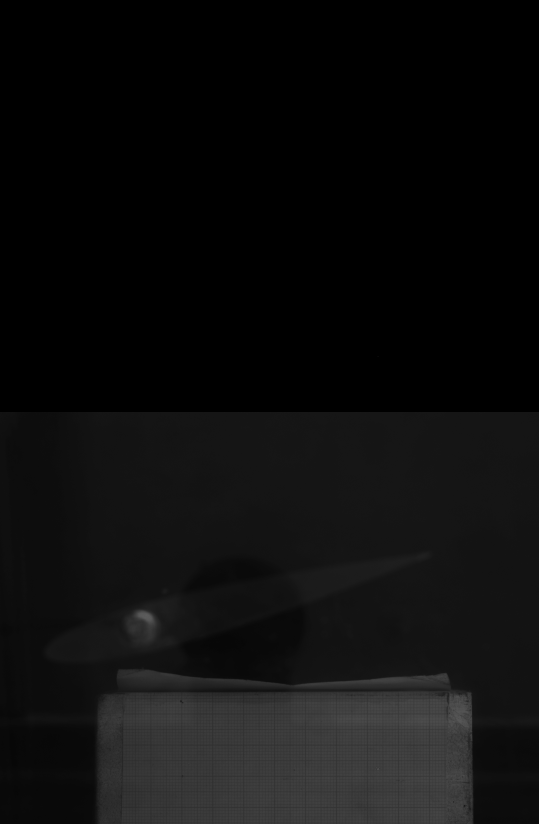
%> input picture cal/B00001.tif, 1616 x 2472 px (shown at 1/3 size)
$ octave PIVread_overlap.m   (GNU Octave 9; MATLAB toolbox functions it lacks are replaced by stand-ins)
%> lines starting %> are read from the running program, lines starting %| are printed output that depends on the picture
clear
% Load images
cal_image = imread("cal\B00001.tif");
alpha15 = imread("alpha_15\B00001.tif");

% Crop calibration image
cal_main = cal_image(1237:2472, 1:1616);
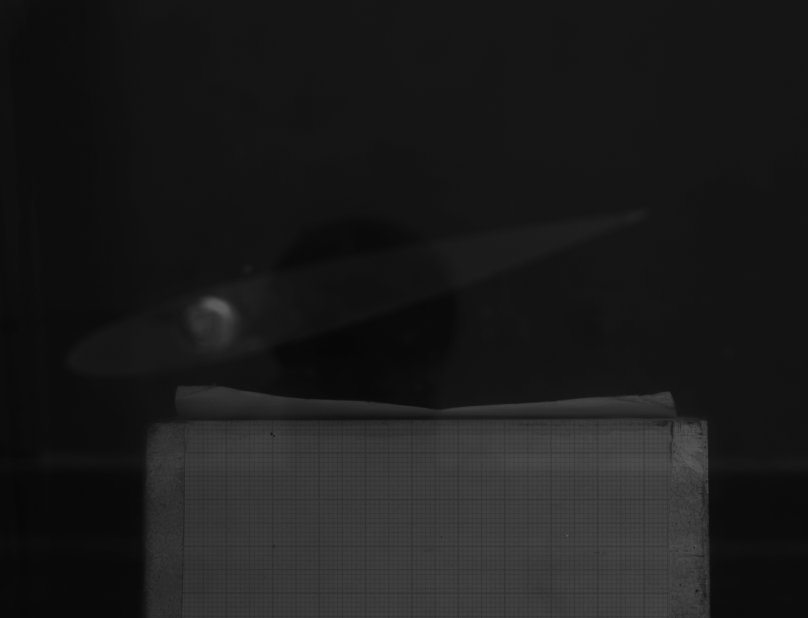
%> cal_main: size 1236x1616 uint8 (shown at 1/2 size); min 6, max 94, mean 27.2
xpx = size(cal_main, 2);
%> xpx = 1616
ypx = size(cal_main,1);
%> ypx = 1236

% image( cal_main);

% Pixel length calibration
px_len = mean([10/93, 10/94]) * 1e-3;

% Split image into two frames
im1 = alpha15(1:1236, :);
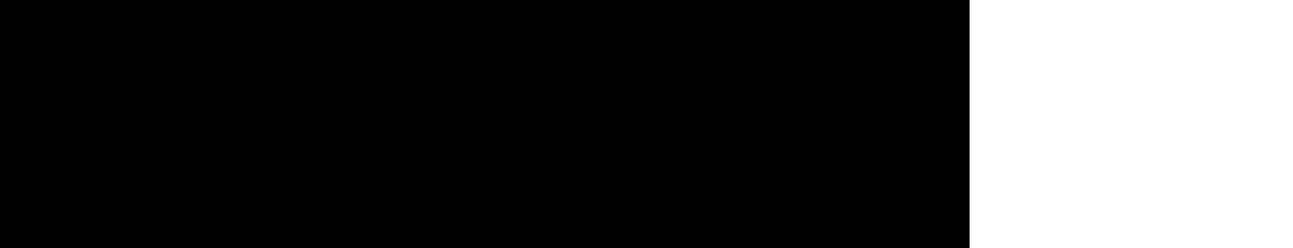
%> im1: size 1236x6464 uint8 (shown at 1/5 size); min 0, max 255, mean 63.8
im2 = alpha15(1237:end, :);
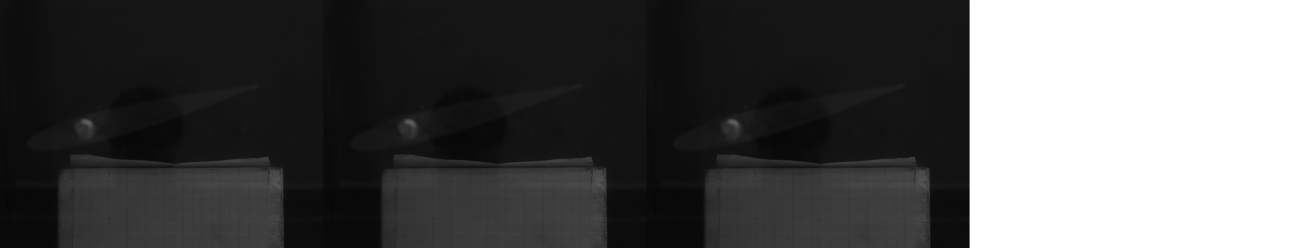
%> im2: size 1236x6464 uint8 (shown at 1/5 size); min 6, max 255, mean 84.2

% Define interrogation window and overlap
win = 32;
overlap = 0.5;
step = floor(win*(1-overlap));  % 50% overlap


% Determine number of windows
winSizex = floor((size(im1,2) - win) / step) + 1;
%> winSizex = 403
winSizey = floor((size(im1,1) - win) / step) + 1;
%> winSizey = 76

% Initialize matrices
corr = zeros(winSizey, winSizex);
dim1 = zeros(winSizey, winSizex);
dim2 = zeros(winSizey, winSizex);

% Loop over interrogation windows
for i = 1:winSizex
    for j = 1:winSizey
        x_start = (i-1)*step + 1;
        y_start = (j-1)*step + 1;

        % Extract interrogation windows
        sub1 = im1(y_start:y_start+win-1, x_start:x_start+win-1);
        sub2 = im2(y_start:y_start+win-1, x_start:x_start+win-1);

        % Cross-correlation
        crr = xcorr2(sub2, sub1);
        [corr(j,i), I] = max(crr(:));
        [dim1(j,i), dim2(j,i)] = ind2sub(size(crr), I);
    end
end
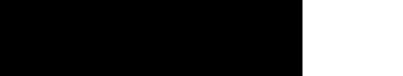
%> corr: size 76x403 double; min 0, max 66585600, mean 16605098.4; drawn with min black and max white

% Subtract window center to get displacements
dim1 = dim1 - win;
dim2 = dim2 - win;

% Compute velocities
U = px_len * dim2 / 0.00007;
V = px_len * dim1 / 0.00007;

mag = sqrt(U.^2 + V.^2);
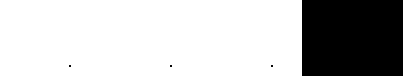
%> mag: size 76x403 double; min 0, max 66.99, mean 50.2; drawn with min black and max white
for i = 1:size(U,1)
    for j = 1:size(U,2)
        if (mag(i,j)) == 0
            U(i,j) = NaN;

            V(i,j) = NaN;
            mag(i,j) = NaN;
        end
    end
end
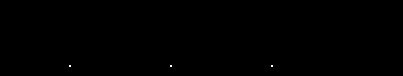
%> U: size 76x403 double; 25.06% of the values are NaN or infinite; the others: min -47.37, max -1.53, mean -47.34; drawn with min black, max white, NaN and infinite black

% Generate grid for quiver plot
X = linspace(0, px_len*(size(im1,2) - win), winSizex);
%> X = 403 values from 0 to 0.688
Y = linspace(px_len*(size(im1,1) - win), 0, winSizey);
[X, Y] = meshgrid(X, Y);

% Plot velocity vectors
hold on
grid on


% contourf(X, Y, mag, '--')
clim([0, 13])
quiver(X,Y,U,-V);
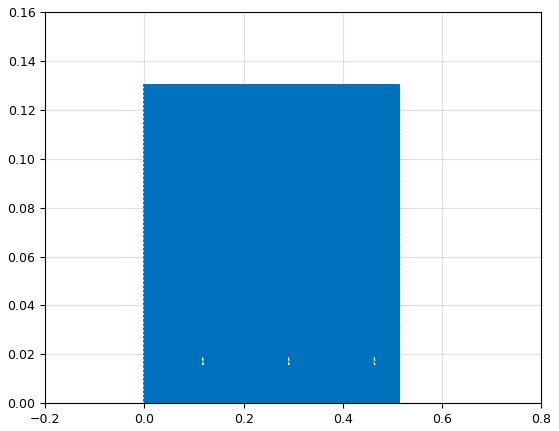
%> figure redrawn from the program's plot data; highest point at x = -0.00153, y = 0.13
% colorbar
